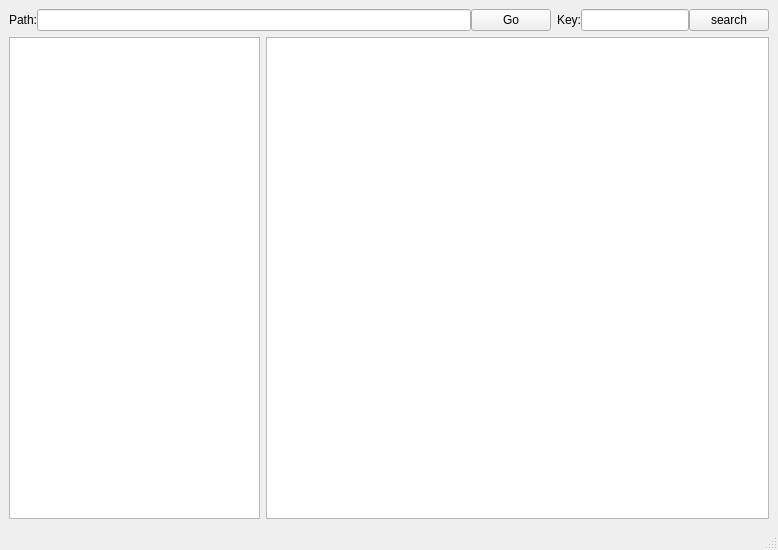
<?xml version="1.0" encoding="UTF-8"?>
<ui version="4.0">
 <class>MainWindow</class>
 <widget class="QMainWindow" name="MainWindow">
  <property name="geometry">
   <rect>
    <x>0</x>
    <y>0</y>
    <width>778</width>
    <height>550</height>
   </rect>
  </property>
  <property name="windowTitle">
   <string>MainWindow</string>
  </property>
  <widget class="QWidget" name="centralwidget">
   <layout class="QHBoxLayout" name="horizontalLayout_5">
    <item>
     <layout class="QVBoxLayout" name="verticalLayout" stretch="0,0">
      <item>
       <layout class="QHBoxLayout" name="funcLayout" stretch="1,0">
        <item>
         <layout class="QHBoxLayout" name="pathLayout" stretch="0,10,0">
          <property name="spacing">
           <number>0</number>
          </property>
          <item>
           <widget class="QLabel" name="pathLab">
            <property name="text">
             <string>Path:</string>
            </property>
           </widget>
          </item>
          <item>
           <widget class="QLineEdit" name="pathLe"/>
          </item>
          <item>
           <widget class="QPushButton" name="pathBtn">
            <property name="text">
             <string>Go</string>
            </property>
           </widget>
          </item>
         </layout>
        </item>
        <item>
         <layout class="QHBoxLayout" name="searchLayout" stretch="0,10,0">
          <property name="spacing">
           <number>0</number>
          </property>
          <item>
           <widget class="QLabel" name="searchLab">
            <property name="text">
             <string>Key:</string>
            </property>
           </widget>
          </item>
          <item>
           <widget class="QLineEdit" name="searchLe"/>
          </item>
          <item>
           <widget class="QPushButton" name="searchBtn">
            <property name="text">
             <string>search</string>
            </property>
           </widget>
          </item>
         </layout>
        </item>
       </layout>
      </item>
      <item>
       <layout class="QHBoxLayout" name="centerLayout" stretch="1,2">
        <item>
         <widget class="QTreeView" name="fileTv"/>
        </item>
        <item>
         <widget class="QListView" name="fileLv"/>
        </item>
       </layout>
      </item>
     </layout>
    </item>
   </layout>
  </widget>
  <widget class="QMenuBar" name="menubar">
   <property name="geometry">
    <rect>
     <x>0</x>
     <y>0</y>
     <width>778</width>
     <height>21</height>
    </rect>
   </property>
  </widget>
  <widget class="QStatusBar" name="statusbar"/>
 </widget>
 <resources/>
 <connections/>
</ui>
